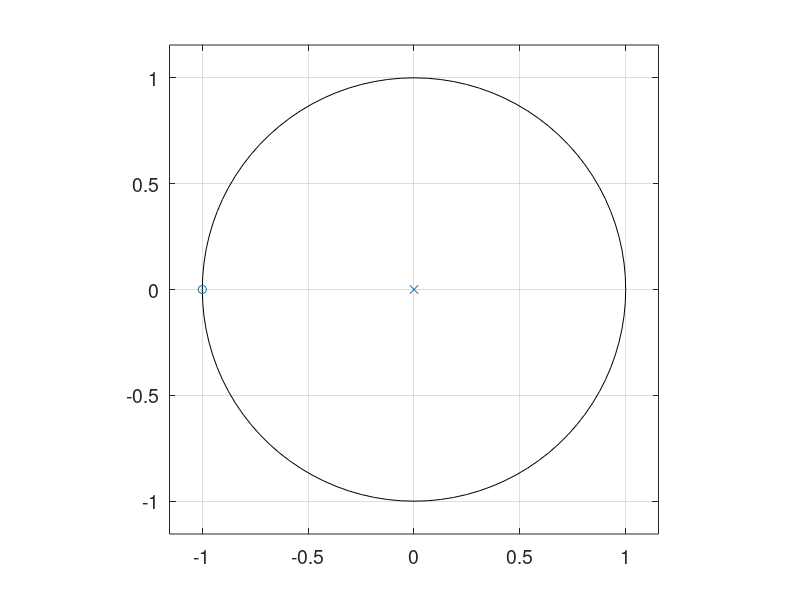
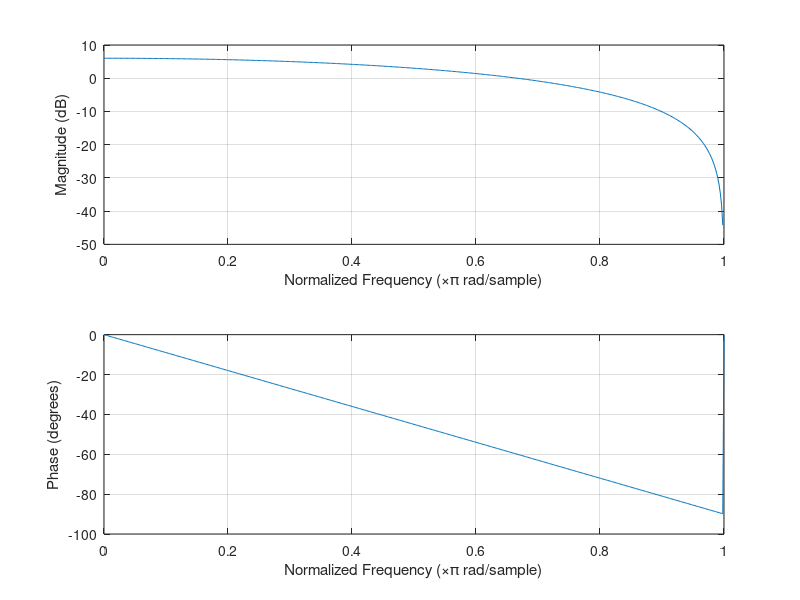
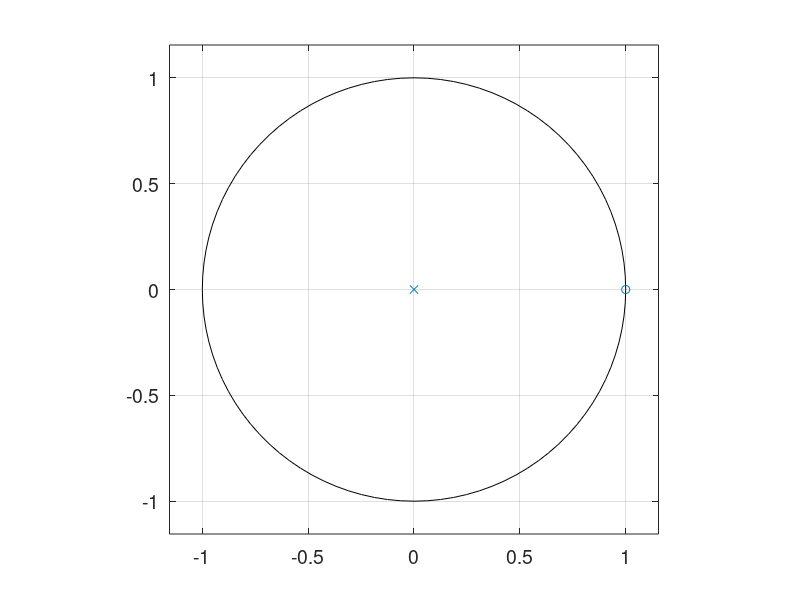
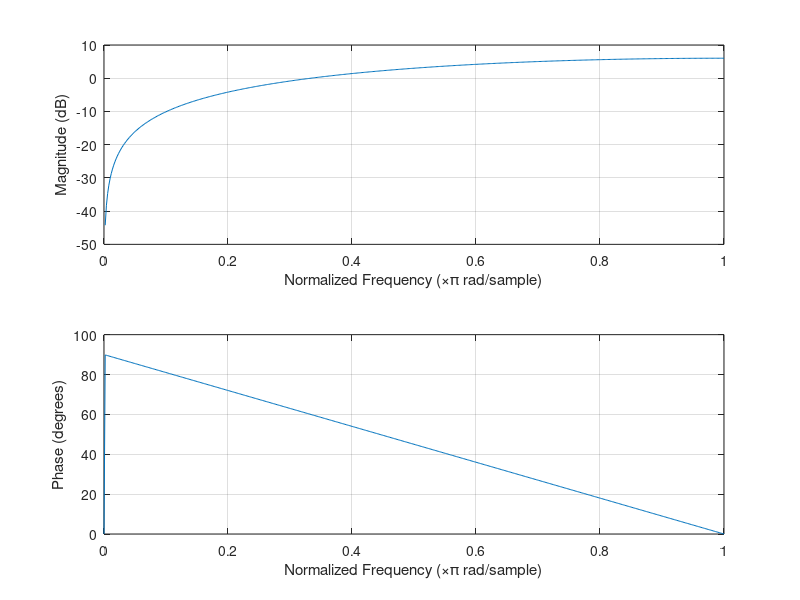

Recreate these plots in MATLAB, in order. (Note: this script raises an error after producing the figures.)
%% Exercise 1.2
% Clear variables and command window
clear all;
clc;
close all;

%% Sampling frequency used for filtering of sinusoid
fs = 1000;

%% Define filters
% For lowpass set zero = -1 and pole = 0;
zero = -1;
pole = 0;
A_low = poly(pole);
B_low = poly(zero);
% Plot the zplane and frequency
figure(1);
zplane(zero,pole);
set(gca, 'Fontsize', 14)
figure('Name', 'Spectrum of lowpass', 'Position', [600 100 400 330]);
freqz(B_low, A_low);
% For highpass set zero = 1 and pole = 0;
zero = 1;
pole = 0;
A_high = poly(pole);
B_high = poly(zero);
% Plot the zplane and frequency
figure(3);
zplane(zero,pole);
set(gca, 'Fontsize', 14)
figure('Name', 'Spectrum of highpass', 'Position', [600 100 400 330]);
freqz(B_high, A_high);
% Choose to put poles and zeros on top of each other or same distance from
% the unit circle
r = 1.1;
q = 1/r;
order=5;
phi=(0:1/order:1-1/order)*2*pi;
zero5=r*exp(1i*phi);
pole5=q*exp(1i*phi);
A_allpass = poly(pole5);
B_allpass = poly(zero5);
% Plot the zplane and frequency
figure(5);
zplane(zero5',pole5');
set(gca, 'Fontsize', 14)
figure('Name', 'Spectrum of allpass', 'Position', [600 100 400 330]);
freqz(B_allpass, A_allpass);
ylim([-20 5]);
%% Create sinusoid:
close all;
f = 20;
% Create a sinusoid with frequency of 20 Hz
[t, sinusoid] = generate_sinusoid(1,f,0,fs,1);

% Lowpass filter sinusoid
sinusoid_low = real(filter(B_low,A_low,sinusoid));
% Plot the low pass filtered sinusoid
figure(1);
plot(t,sinusoid,'r');
hold on;
plot(t,sinusoid_low,'b');
legend('Signal','Filtered signal');
hold off;
xlim([0 1/f*4]);
grid on;

% Highpass filter sinusoid
sinusoid_high = real(filter(B_high,A_high,sinusoid));
% Plot the high pass filtered sinusoid
figure(2);
plot(t,sinusoid,'r');
hold on;
plot(t,sinusoid_high,'b');
legend('Signal','Filtered signal');
hold off;
xlim([0 1/f*4]);
grid on;
%hgexport(gcf,'sin_high');

% Allpass filter sinusoid
sinusoid_allpass = real(filter(B_allpass,A_allpass,sinusoid));
% Plot the all pass filtered sinusoid
figure(3);
plot(t,sinusoid,'r');
hold on;
plot(t,sinusoid_allpass,'b');
legend('Signal','Filtered signal');
hold off;
xlim([0 1/f*4]);
grid on;
%hgexport(gcf,'sin_all');

%% Read sound file
close all;
filename = 'x.wav';
[soundsignal, fs] = audioread(filename);
dur = length(soundsignal)/fs;
t = 0:1/fs:dur-1/fs;
% Play the sound file
sound(soundsignal,fs);
pause(dur);

%% Filter soundsignal
% NOTE: the filter are the same, since they scale with the sampling
% frequency!
% Lowpass filter soundsignal
soundsignal_low = real(filter(B_low,A_low,soundsignal));
% Plot the alpass filtered soundsignal
figure(1);
plot(t,soundsignal_low,'b');
hold on;
plot(t,soundsignal,'r');
legend('Filtered signal','Signal');
hold off;
xlim([0 dur]);
grid on;
%hgexport(gcf,'sound_low');

% Highpass filter soundsignal
soundsignal_high = real(filter(B_high,A_high,soundsignal));
% Plot the alpass filtered soundsignal
figure(2);
plot(t,soundsignal,'r');
hold on;
plot(t,soundsignal_high,'b');
legend('Signal','Filtered signal');
hold off;
xlim([0 dur]);
grid on;
%hgexport(gcf,'sound_high');

% Allpass filter soundsignal
soundsignal_allpass = real(filter(B_allpass,A_allpass,soundsignal));
% Plot the alpass filtered soundsignal
figure(3);
plot(t,soundsignal_allpass,'b');
hold on;
plot(t,soundsignal,'r');
legend('Filtered signal','Signal');
hold off;
xlim([0 dur]);
grid on;
%hgexport(gcf,'sound_all');

%% Play the lowpass filtered soundsignal
sound(soundsignal_low,fs);
pause(dur);

%% Play the highpass filtered soundsignal
sound(soundsignal_high,fs);
pause(dur);

%% Play the allpass filtered soundsignal
sound(soundsignal_allpass,fs);
pause(dur);
